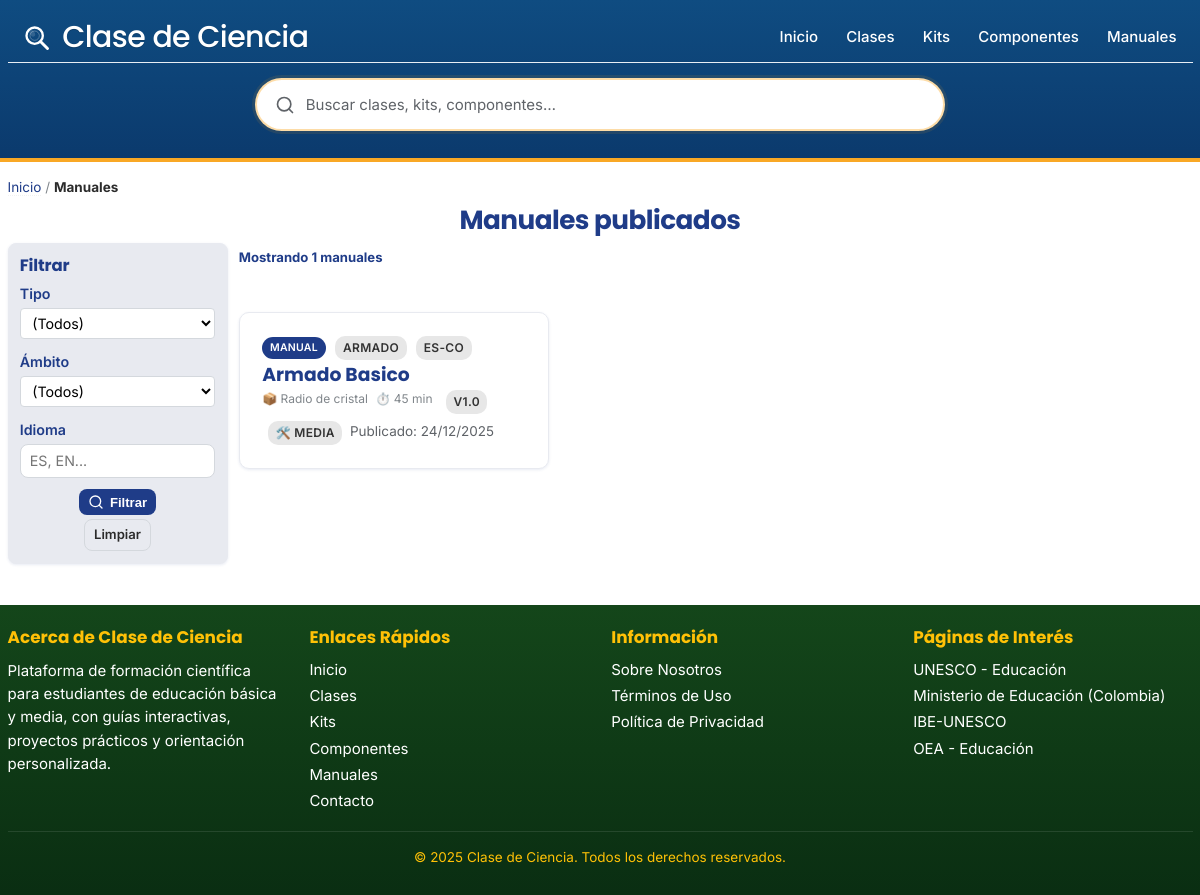
The page /manuales.php on the database as committed earlier.
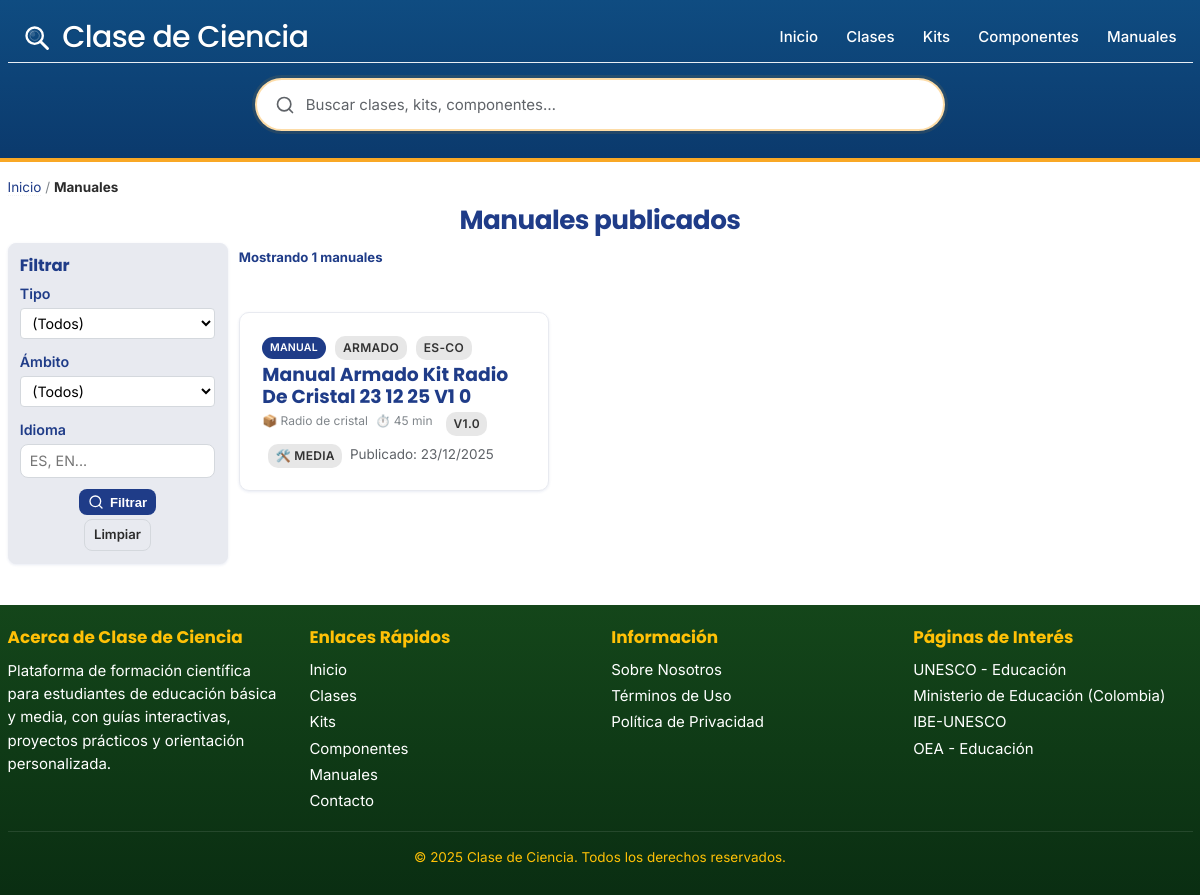
The same page on the database as committed later.
### tables this page shows
CREATE TABLE `kit_manuals` (
  `id` int(11) NOT NULL,
  `kit_id` int(11) NOT NULL,
  `slug` varchar(120) NOT NULL COMMENT 'Slug del manual (por kit/idioma)',
  `version` varchar(32) NOT NULL DEFAULT '1.0',
  `status` enum('draft','approved','published','discontinued') NOT NULL DEFAULT 'draft',
  `tipo_manual` enum('seguridad','armado','calibracion','uso','mantenimiento','teoria','experimento','solucion','evaluacion','docente','referencia') NOT NULL DEFAULT 'armado',
  `ambito` enum('kit','componente') NOT NULL DEFAULT 'kit',
  `item_id` int(11) DEFAULT NULL,
  `idioma` varchar(10) NOT NULL DEFAULT 'es-CO',
  `resumen` varchar(255) DEFAULT NULL,
  `time_minutes` int(11) DEFAULT NULL COMMENT 'Tiempo estimado de armado',
  `dificultad_ensamble` varchar(32) DEFAULT NULL,
  `pasos_json` longtext DEFAULT NULL CHECK (json_valid(`pasos_json`)),
  `herramientas_json` longtext DEFAULT NULL CHECK (json_valid(`herramientas_json`)),
  `seguridad_json` longtext DEFAULT NULL CHECK (json_valid(`seguridad_json`)),
  `html` mediumtext DEFAULT NULL,
  `render_mode` enum('legacy','fullhtml') NOT NULL DEFAULT 'legacy',
  `published_at` datetime DEFAULT NULL,
  `created_at` datetime NOT NULL DEFAULT current_timestamp(),
  `updated_at` datetime NOT NULL DEFAULT current_timestamp() ON UPDATE current_timestamp()
);

CREATE TABLE `kits` (
  `id` int(11) NOT NULL,
  `clase_id` int(11) NOT NULL,
  `nombre` varchar(120) NOT NULL,
  `slug` varchar(120) DEFAULT NULL,
  `codigo` varchar(64) DEFAULT NULL,
  `version` varchar(32) DEFAULT NULL,
  `resumen` text DEFAULT NULL,
  `contenido_html` mediumtext DEFAULT NULL,
  `imagen_portada` varchar(255) DEFAULT NULL,
  `video_portada` varchar(255) DEFAULT NULL,
  `seguridad` longtext DEFAULT NULL CHECK (json_valid(`seguridad`)),
  `seo_title` varchar(160) DEFAULT NULL,
  `seo_description` varchar(255) DEFAULT NULL,
  `activo` tinyint(1) NOT NULL DEFAULT 1,
  `created_at` datetime NOT NULL DEFAULT current_timestamp(),
  `updated_at` datetime NOT NULL DEFAULT current_timestamp() ON UPDATE current_timestamp(),
  `time_minutes` int(11) DEFAULT NULL COMMENT 'Tiempo armado por defecto',
  `dificultad_ensamble` varchar(32) DEFAULT NULL COMMENT 'Dificultad por defecto'
);

### includes/functions.php (called while the page is built, shortened)
<?php
function h($string) {
    return htmlspecialchars((string)$string, ENT_QUOTES, 'UTF-8');
}

### manuales.php (the view, shortened to what this page needs)
<?php
require_once 'config.php';
require_once 'includes/functions.php';
$idioma = isset($_GET['idioma']) ? trim($_GET['idioma']) : '';
$items = [];
try {
    $where = ["k.activo = 1"];
    $params = [];
    $where[] = "m.status IN ('published','discontinued')";
      $sql = "SELECT m.id, m.slug, m.version, m.idioma, m.time_minutes, m.dificultad_ensamble, m.updated_at, m.published_at, m.status,
             m.tipo_manual, m.ambito, m.item_id,
             k.id AS kit_id, k.nombre AS kit_nombre, k.slug AS kit_slug,
             i.slug AS item_slug
           FROM kit_manuals m
           JOIN kits k ON k.id = m.kit_id
           LEFT JOIN kit_items i ON i.id = m.item_id
            WHERE " . implode(' AND ', $where) . "
            ORDER BY k.nombre ASC, m.slug ASC, m.version DESC";
    $stmt = $pdo->prepare($sql);
    $stmt->execute($params);
    $items = $stmt->fetchAll(PDO::FETCH_ASSOC) ?: [];
} catch (PDOException $e) {
    error_log('Error manuales list: ' . $e->getMessage());
    $items = [];
}
$tipo_map = [
  'seguridad' => ['emoji' => '🛡️', 'label' => 'Seguridad'],
  'armado' => ['emoji' => '🛠️', 'label' => 'Armado'],
  'calibracion' => ['emoji' => '🎛️', 'label' => 'Calibración'],
  'uso' => ['emoji' => '▶️', 'label' => 'Uso'],
  'mantenimiento' => ['emoji' => '🧰', 'label' => 'Mantenimiento'],
  'teoria' => ['emoji' => '📘', 'label' => 'Teoría'],
  'experimento' => ['emoji' => '🧪', 'label' => 'Experimento'],
  'solucion' => ['emoji' => '🩺', 'label' => 'Solución'],
  'evaluacion' => ['emoji' => '✅', 'label' => 'Evaluación'],
  'docente' => ['emoji' => '👩‍🏫', 'label' => 'Docente'],
  'referencia' => ['emoji' => '📚', 'label' => 'Referencia']
];
include 'includes/header.php';
?>
<div class="container library-page">
  <div class="breadcrumb">
    <a href="/">Inicio</a> / <strong>Manuales</strong>
  </div>
  <h1>Manuales publicados</h1>
  <div class="library-layout">
    <aside class="filters-sidebar">
      <h2>Filtrar</h2>
      <form method="get" action="/manuales.php" class="filters-form">
        <div class="filter-group">
          <label class="filter-title" for="tipo">Tipo</label>
          <select id="tipo" name="tipo">
            <option value="">(Todos)</option>
          </select>
        </div>
        <div class="filter-group">
          <label class="filter-title" for="ambito">Ámbito</label>
          <select id="ambito" name="ambito">
            <option value="">(Todos)</option>
          </select>
        </div>
        <div class="filter-group">
          <label class="filter-title" for="idioma">Idioma</label>
          <input type="text" id="idioma" name="idioma" value="<?= h($idioma) ?>" placeholder="ES, EN..." />
        </div>
        <div class="filter-actions">
          <button type="submit" class="btn btn-primary">
            <svg width="16" height="16" viewBox="0 0 24 24" fill="none" stroke="currentColor" stroke-width="2" stroke-linecap="round" stroke-linejoin="round" aria-hidden="true" focusable="false" style="margin-right:6px;">
              <circle cx="11" cy="11" r="8"></circle>
              <path d="m21 21-4.35-4.35"></path>
            </svg>
            Filtrar
          </button>
          <a href="/manuales.php" class="btn btn-secondary">Limpiar</a>
        </div>
      </form>
    </aside>
    <div class="library-content">
      <div class="results-header">
        <p class="results-count">
          Mostrando <?= count($items) ?> manuales
        </p>
      </div>
      <?php if (empty($items)): ?>
        <div class="no-results">
          <p>No hay manuales publicados con estos filtros.</p>
          <a href="/manuales.php" class="btn btn-secondary">Ver todos</a>
        </div>
      <?php else: ?>
        <div class="articles-grid">
          <?php foreach ($items as $m): ?>
          <?php
            $tk = strtolower((string)($m['tipo_manual'] ?? ''));
            $emoji = '📘'; $label = 'Manual';
            if ($tk && isset($tipo_map[$tk])) { $emoji = $tipo_map[$tk]['emoji']; $label = $tipo_map[$tk]['label']; }
            elseif (strpos(strtolower($m['slug']), 'arm') !== false) { $emoji = '🛠️'; $label = 'Armado'; }
            $href = '/' . h($m['slug']);
          ?>
          <article class="article-card" data-href="<?= h($href) ?>">
            <a class="card-link" href="<?= h($href) ?>">
              <div class="card-content">
                <div class="card-meta">
                  <span class="section-badge">Manual</span>
                  <span class="badge"><?= h($label) ?></span>
                  <?php if (!empty($m['idioma'])): ?><span class="badge"><?= h($m['idioma']) ?></span><?php endif; ?>
                </div>
                <h3><?= h(ucwords(str_replace('-', ' ', (string)$m['slug']))) ?></h3>
                <div class="card-footer">
                  <span class="area">📦 <?= h($m['kit_nombre']) ?></span>
                  <?php if (!empty($m['time_minutes'])): ?><span class="age">⏱️ <?= (int)$m['time_minutes'] ?> min</span><?php endif; ?>
                  <?php if (!empty($m['version'])): ?><span class="badge">v<?= h($m['version']) ?></span><?php endif; ?>
                  <?php if (!empty($m['dificultad_ensamble'])): ?><span class="badge">🛠️ <?= h($m['dificultad_ensamble']) ?></span><?php endif; ?>
                  <?php if (!empty($m['published_at'])): ?><span class="muted">Publicado: <?= h(date('d/m/Y', strtotime($m['published_at']))) ?></span><?php endif; ?>
                </div>
              </div>
            </a>
          </article>
          <?php endforeach; ?>
        </div>
      <?php endif; ?>
    </div>
  </div>
</div>
<?php include 'includes/footer.php'; ?>

### includes/header.php (shortened to what this page needs)
<!DOCTYPE html>
<html lang="en">
<head>
    <link rel="stylesheet" href="/assets/css/style.css">
    <link rel="stylesheet" href="/assets/css/article-content.css">
    <link rel="stylesheet" href="/assets/css/print.css" media="print">
</head>
<body class="<?= isset($body_class) ? h($body_class) : '' ?>">
    <header class="site-header">
        <div class="container">
            <div class="header-content">
                <h1 class="site-title">
                    <a href="/">
                        <?= SITE_NAME ?>
                    </a>
                </h1>
                <nav class="main-nav" aria-label="Main Navigation">
                    <ul>
                        <li><a href="/">Inicio</a></li>
                        <li><a href="/clases">Clases</a></li>
                        <li><a href="/kits">Kits</a></li>
                        <li><a href="/componentes">Componentes</a></li>
                        <li><a href="/manuales.php">Manuales</a></li>
                    </ul>
                </nav>
            </div>
        </div>
        <div class="container header-search-container">
            <div class="search-box">
                <form class="search-form" role="search" aria-label="Buscar clases de ciencia">
                    <input
                        type="search"
                        class="search-input"
                        placeholder="Buscar clases, kits, componentes…"
                        aria-label="Buscar clases"
                        autocomplete="off"
                    >
                </form>
            </div>
        </div>
    </header>
    <main class="site-main">

### includes/footer.php (shortened to what this page needs)
    </main>
    <footer class="site-footer">
        <div class="container">
            <div class="footer-content">
                <div class="footer-section">
                    <h3>Acerca de <?= SITE_NAME ?></h3>
                    <p>Plataforma de formación científica para estudiantes de educación básica y media, con guías interactivas, proyectos prácticos y orientación personalizada.</p>
                </div>
                <div class="footer-section">
                    <h3>Enlaces Rápidos</h3>
                    <ul>
                        <li><a href="/">Inicio</a></li>
                        <li><a href="/clases">Clases</a></li>
                        <li><a href="/kits">Kits</a></li>
                        <li><a href="/componentes">Componentes</a></li>
                        <li><a href="/manuales.php">Manuales</a></li>
                        <li><a href="/contact.php">Contacto</a></li>
                    </ul>
                </div>
                <div class="footer-section">
                    <h3>Información</h3>
                    <ul>
                        <li><a href="/sobre-nosotros.php">Sobre Nosotros</a></li>
                        <li><a href="/terms.php">Términos de Uso</a></li>
                        <li><a href="/privacy.php">Política de Privacidad</a></li>
                    </ul>
                </div>
                <div class="footer-section">
                    <h3>Páginas de Interés</h3>
                    <ul>
                        <li><a href="https://www.unesco.org/es/education" target="_blank" rel="noopener">UNESCO - Educación</a></li>
                        <li><a href="https://www.mineducacion.gov.co/" target="_blank" rel="noopener">Ministerio de Educación (Colombia)</a></li>
                        <li><a href="https://www.ibe.unesco.org/" target="_blank" rel="noopener">IBE-UNESCO</a></li>
                        <li><a href="https://www.oas.org/es/sedi/dde/" target="_blank" rel="noopener">OEA - Educación</a></li>
                    </ul>
                </div>
            </div>
            <div class="footer-bottom">
                <p>&copy; <?= date('Y') ?> <?= SITE_NAME ?>. Todos los derechos reservados.</p>
            </div>
        </div>
    </footer>
</body>
</html>

Rows that differ between the two databases and show on the page:
changed kit_manuals "ARMADO": slug "Armado Basico" → "Manual Armado Kit Radio De Cristal 23 12 25 V1 0"; published_at "24/12/2025" → "23/12/2025"
